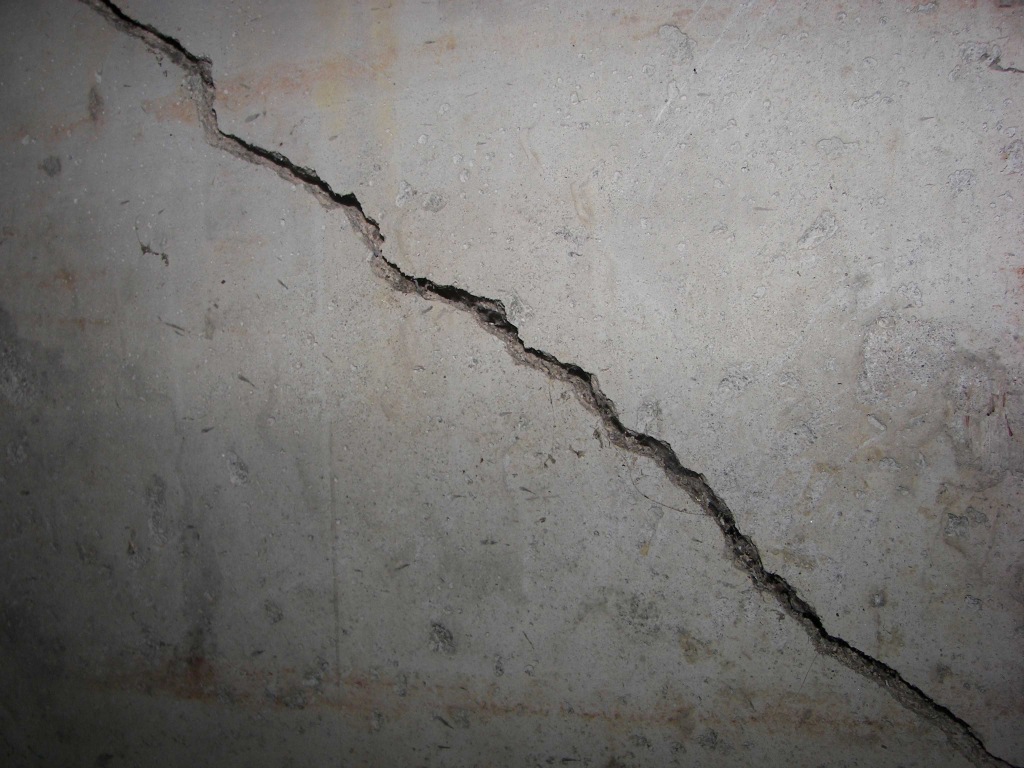
#> input picture modules/foundation-crack-repair-Portland.jpg, 3072 x 2304 px (shown at 1/3 size); its folder holds only this picture in this run
$ python bitmask_tool-bilateral.py modules   (older library calls are emulated)
#> lines starting #> are read from the running program, lines starting #| are printed output that depends on the picture; after the words box and inside, x2 and y2 are one past the last pixel; in counts of white or black regions, pixels touching at a corner belong together
import cv2
import numpy as np
import sys
import argparse
from os.path import splitext
from os import listdir, makedirs, rename

#cv2.CV_64F, cv2.CV_8UC3
color_mode=cv2.CV_8UC1
#8UC1

def none(img,*args):
    return img

def bilateral(img,d,sSpace,sCol):
    return cv2.bilateralFilter(img,d,sSpace,sCol)
#def adaptivebilateral(img,d,sSpace,Scol):
#    return cv2.adaptiveBilateralFilter(src, d, sSpace, maxSigmaColor=sCol)

blurs={
          0 : bilateral,
          #1 : adaptivebilateral
}


def sobelX(img):
    return cv2.Sobel(img,color_mode, 1, 0, ksize=5)  # x

def sobelY(img):
    return cv2.Sobel(img,color_mode, 0, 1, ksize=5)  # y

def laplacian(img):
    return cv2.Laplacian(img,color_mode)

def canny(img):
    return cv2.Canny(img,100,200)

        # [4 lines of commented-out code are left out]
filters={ 0 : none,
          1 : laplacian,
          2 : sobelX,
          3 : sobelY,
          4 : canny
}

brushvals=[0,1,2,4,10,20,40]

def binary(img, val, tdir):
    ret,mask=cv2.threshold(img,float(val),255,tdir)
    return mask

def adaptive(img, val, tdir):
    return cv2.adaptiveThreshold(img,255,cv2.ADAPTIVE_THRESH_GAUSSIAN_C,tdir,11,2)

def otsu(img, val, tdir):
    ret3,mask = cv2.threshold(img,float(val),255,tdir+cv2.THRESH_OTSU)
    return mask


threshing={
            0: none,
            1: binary,
            2: adaptive,
            3: otsu
}


class EdgeUI(object):
    name=''
    display=''

    #okay, number of  members started to feel wrong for this kind of interface

    blurSel=0
    blurVal=1
    sigmaSpace=0
    sigmaColor=0
    thresholdVal=0
    threshSel=1
    THRESH_DIR=cv2.THRESH_BINARY_INV
    filterSel=0
    w,h=0,0
    #currently we can use 2 as each step is triggered if the preeceding one is.
    inp=None
    gray=None
    blurred=None
    filtered=None
    out=None
    canvas=None

    # it looks like it is time to create a class for the drawing pad itself
    brush_size=2
    brush_idx=2
    #drawing
    draw = False # true if mouse is pressed
    erase = False # if True, draw rectangle. Press 'm' to toggle to curve
    ix,iy = -1,-1

    def __init__(self,w,h, name='Edge Filters',indisplay='Bitmask Drawer'):
#> called with w = 400, h = 320, name = 'Edge Filters', indisplay = 'Bitmask Drawer'
        self.name=name
        self.display=indisplay

        cv2.namedWindow(self.name)
       #cv2.moveWindow(self.name, 400,20)
        cv2.namedWindow(self.display)
        cv2.moveWindow(self.display, w,h)
        cv2.namedWindow('OG')
        cv2.moveWindow('OG', 800, 400)
        #cv2.createTrackbar('blur mtd  (bi,a.b.)',self.name,0,1,self.setBlurMethod)
        cv2.createTrackbar('blur         ',self.name,0,20,self.setBlur)
#> slider 'blur         ' is set to 6
        cv2.createTrackbar('sigmaSpace   ',self.name,0,220,self.setSigmaSpace)
#> slider 'sigmaSpace   ' is set to 73
        cv2.createTrackbar('sigmaColor   ',self.name,0,36,self.setSigmaCol)
#> slider 'sigmaColor   ' is set to 12
        #cv2.createTrackbar('filter type (0,sx,sy,l,c)',self.name,0,4,self.setFilter)
        #cv2.createTrackbar('threshold mtd (0,b,a,o)',self.name,0,3,self.setThreshMethod)
        cv2.createTrackbar('threshold val',self.name,0,255,self.setThreshold)
#> slider 'threshold val' is set to 85
#> in main, img0 is the input picture: shape (2304, 3072, 3); mean B, G, R 116.4, 118.7, 120.4
#| (2304, 3072, 3) uint8


        cv2.setMouseCallback(self.display, self.mouseHandler)
        cv2.setMouseCallback(self.name, self.filterMouseHandler)
        #cv2.createButton('blur',self.name,self.onChange)

        #
    # Mouse callbacks
    # [112 lines left out: functions mouseHandler, filterMouseHandler, roify, togglebrush, not called in this run]

    #def setBlurMethod(self, mtd):
        #self.blurSel=mtd
        #self.blur()

    def setBlur(self, val):
        self.blurVal=val*2+1
        self.blur()

    def setSigmaSpace(self, val):
        self.sigmaSpace=val
        self.blur()

    def setSigmaCol(self, val):
        self.sigmaColor=val
        self.blur()

    # [7 lines left out: function setFilter, not called in this run]

    def setThreshMethod(self, mtd):
        self.threshSel=mtd
        self.threshold()

    def setThreshold(self, val):
        self.thresholdVal=val
        self.threshold()

    def blur(self):
        self.blurred = blurs[self.blurSel](self.gray, self.blurVal,self.sigmaSpace, self.sigmaColor)
        self.filter()

    def filter(self):

        self.filtered= filters[self.filterSel](self.blurred)
        self.threshold()

    def threshold(self):
        self.out=threshing[self.threshSel](self.filtered, self.thresholdVal, self.THRESH_DIR)
        #if(filter==LAPLACIAN)


    # [10 lines left out: functions updateManual, update, not called in this run]

    def clearcanvas(self):
        self.canvas=np.zeros((self.inp.shape[0], self.inp.shape[1], 3), np.uint8)
        self.showcanvaslayers()

    def filter2canvas(self):
        self.canvas=cv2.cvtColor(self.out, cv2.COLOR_GRAY2BGR)
        self.showcanvaslayers()

    def showcanvaslayers(self):

        cv2.imshow(self.display, cv2.add(self.inp, self.canvas))

    #can also take in a Mat
    def loadImg(self, img, str=True):

#> called with str = False
        if(str):
            self.inp=cv2.imread(img)
        else:
            self.inp=img
        self.w=self.inp.shape[1]
#> self.w = 3072
        self.h=self.inp.shape[0]
#> self.h = 2304
        # converting to gray scale
        self.gray = cv2.cvtColor(self.inp, cv2.COLOR_BGR2GRAY)
        self.blur()
#> in binary, `ret,mask=cv2.threshold(img,float(val),255,tdir)`:
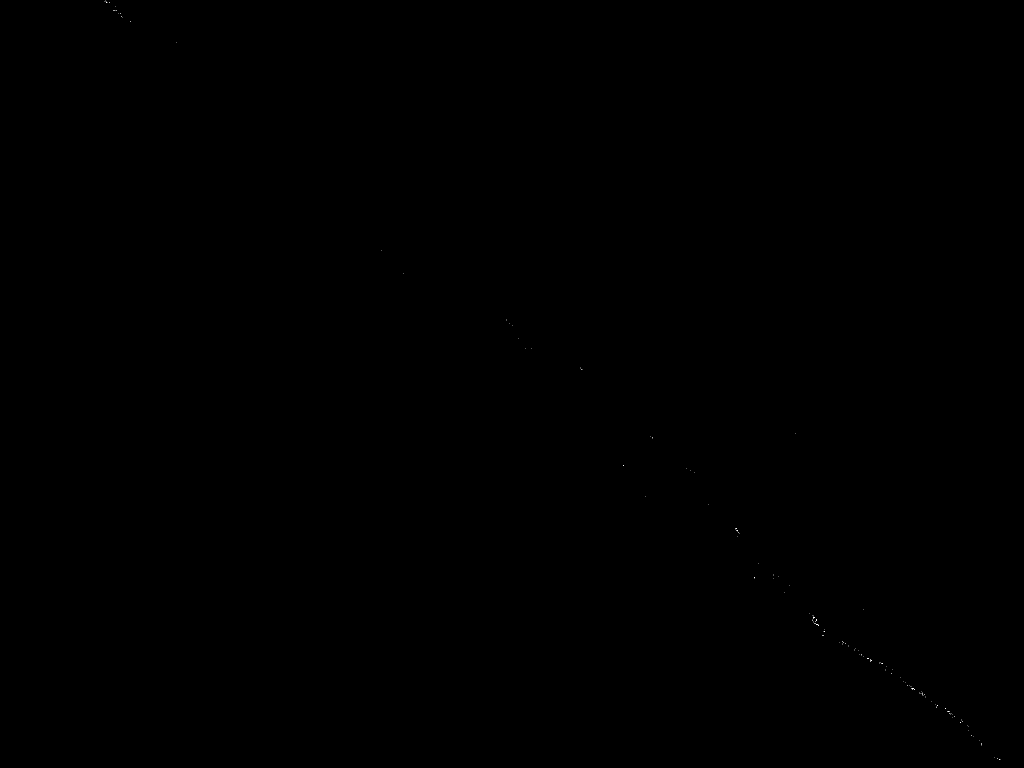
#> mask: shape (2304, 3072) (shown at 1/3 size); 0% white in thin lines or dots, all inside (x1, y1, x2, y2) = (314, 2, 3001, 2280)
#> in binary, `ret,mask=cv2.threshold(img,float(val),255,tdir)`: ret = 0
        cv2.imshow(self.display, self.inp)
        cv2.imshow('OG', self.inp)
        self.clearcanvas()
        #print(self.canvas.shape)
        #print(self.inp.shape)

    def startadvance(self):
        pass
    # [5 lines of commented-out code are left out]
    def run(self):
        while(1):
            cv2.imshow(self.name, self.out)
            key = cv2.waitKey(30)
#> (key Esc is pressed here)
            if 'b' == chr(key & 255):
                print('    Saving filtered img')
                return self.out
            elif 'm' == chr(key & 255):
                print('    Saving drawn bitmask')
                return cv2.cvtColor(self.canvas, cv2.COLOR_BGR2GRAY)
            elif 'c' == chr(key & 255):
                print('      Copied filter to canvas')
                self.filter2canvas()
            elif 'z' == chr(key & 255):
                print('      Cleared canvas')
                self.clearcanvas()

def main():
    parser = argparse.ArgumentParser(description='Run basic Edge detection algortihms on a given image.')
    parser.add_argument('img_path', metavar='base', type=str, help='Path to the image to process.')
    args = parser.parse_args()
    path=args.img_path

    #blank=np.zeros((240, 320, 3), np.uint8)
    #blank[:] = (0,0,0)

    ui=EdgeUI(400,320)
    #top = tkinter.Tk()

    images=listdir(path)
    mask_save_path = path +'/../masks/'
    merged_save_path = path +'/../masked/'
    processed_path = path +'/../processed/'

    makedirs(mask_save_path, exist_ok=True)
    makedirs(merged_save_path, exist_ok=True)
    makedirs(processed_path, exist_ok=True)

    print('EdgeUI, v0.4')
    print('Image annotation tool for labeling')
    print('by Ozan Akyildiz')
    print('Use scrollbars to:')
    print('  - Set the blur method (None, Average, Gaussian, Median, Bilateral)')
    print('  - Set the blur kernel size (2k+1)')
    print('  - Choose edge filter (None, SobelX, SobelY, Laplacian, Canny)')
    print('  - Choose thresholding method (None, binary, adaptive, OTSU)')
    print('  - Set the threshhold value')
    print('Mouse:')
    print('  LMB - Draw')
    print('  RMB - Erase')
    print('  MMB - Toggle brush size')
    print('  MWD - Brush size -')
    print('  MWU - Brush size +')
    print('Keyboard:')
    print('Z - Reset drawing canvas')
    print('C - Copy filter result to canvas')
    print('B - Save filter result and proceed to next img')
    print('M - Save drawn bitmask and ...')
    # From a SW Design standpoint, this should be a part of the UI class.
    # But, you know... time.
    for img_name in images:
        # loading image

        print('----------')
        print('Opened :' + img_name)
        #img0 = cv2.imread(args.img_path, cv2.CV_8UC1)
        img0 = cv2.imread(path+'/'+img_name)

        print(img0.shape, img0.dtype)

        nm,ext = splitext(img_name)
        ui.loadImg(img0, False)

        mask = ui.run()
        #print(mask)
        #print('  bitmask:', mask.shape, mask.dtype)
        b,g,r=cv2.split(img0)
        print('Saved :' + nm + '.png', ', and moved the src img')
        to_save=cv2.merge((b,g,r,mask))
        rename(path+'/'+img_name, processed_path+img_name)
        print(to_save.shape, to_save.dtype)
    # remove noise
        cv2.imwrite( mask_save_path + nm + '.bmp', mask)
        cv2.imwrite( merged_save_path + nm +'.png', to_save)
    cv2.destroyAllWindows()


if __name__ == "__main__":
    print()
    sys.exit(main())
